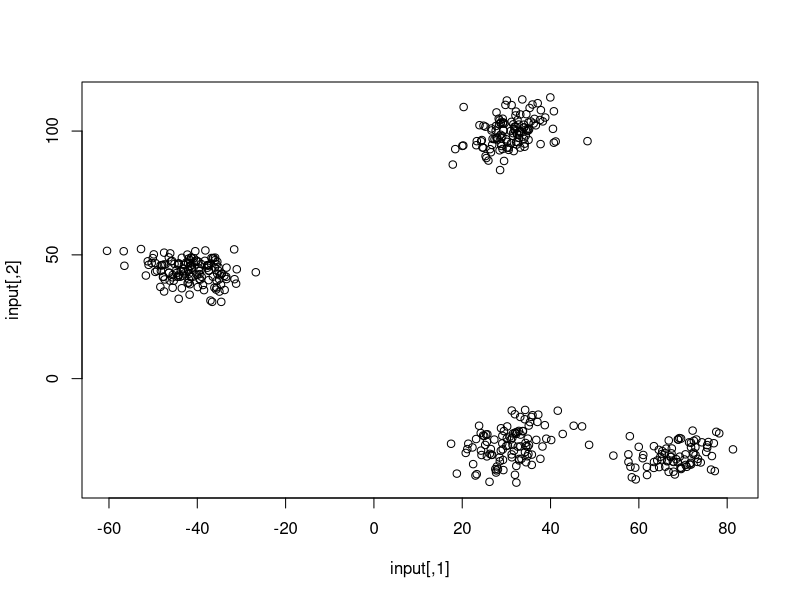
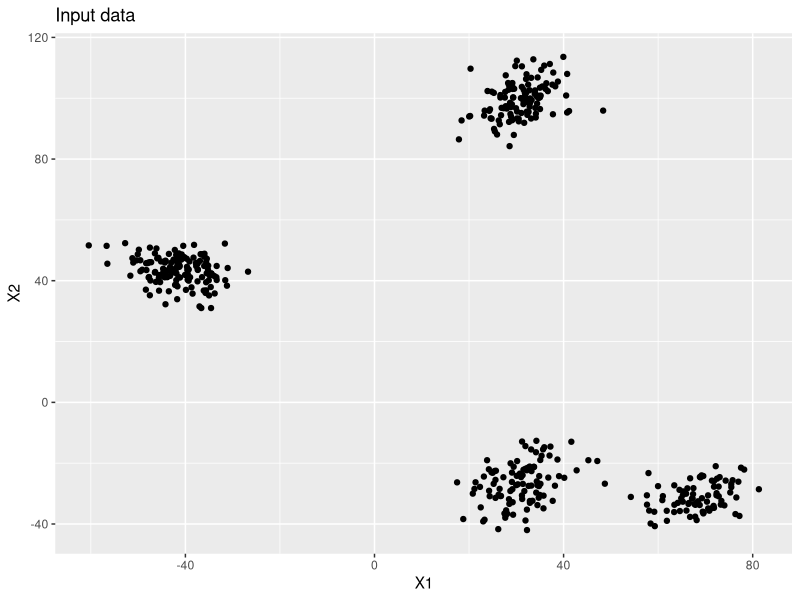
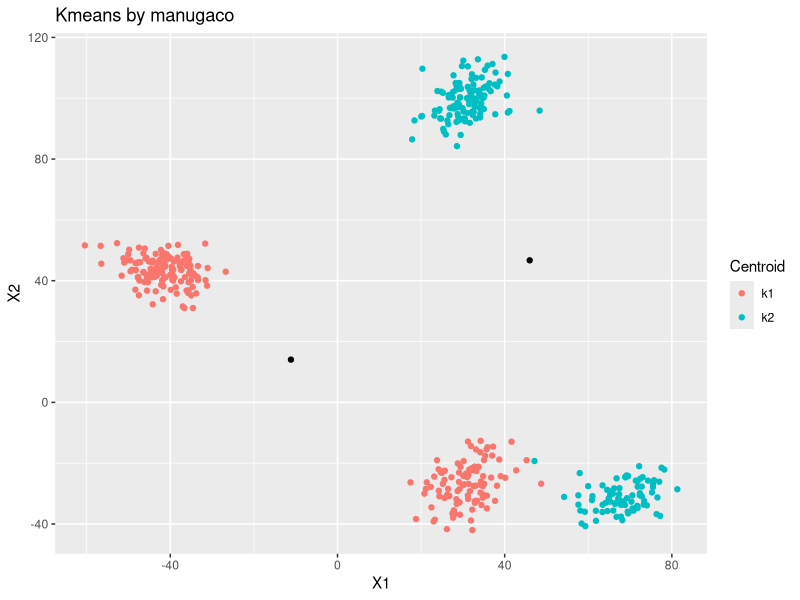
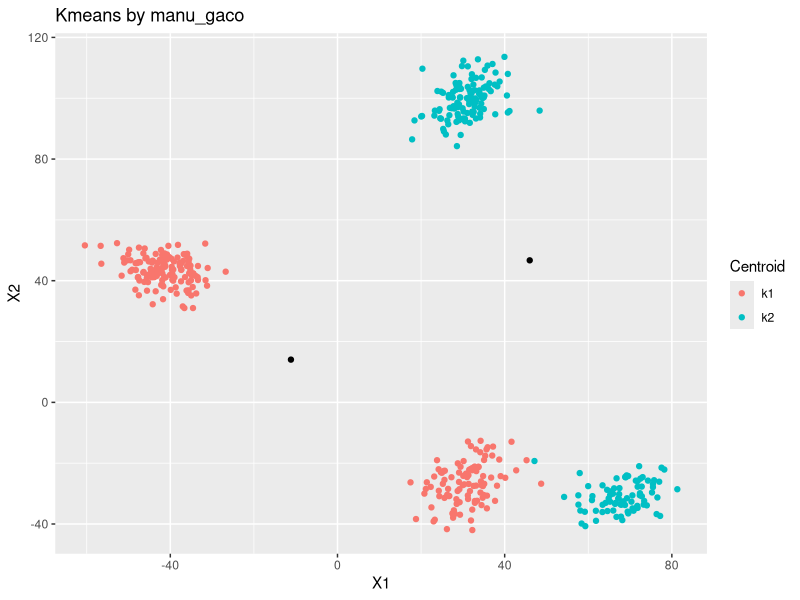
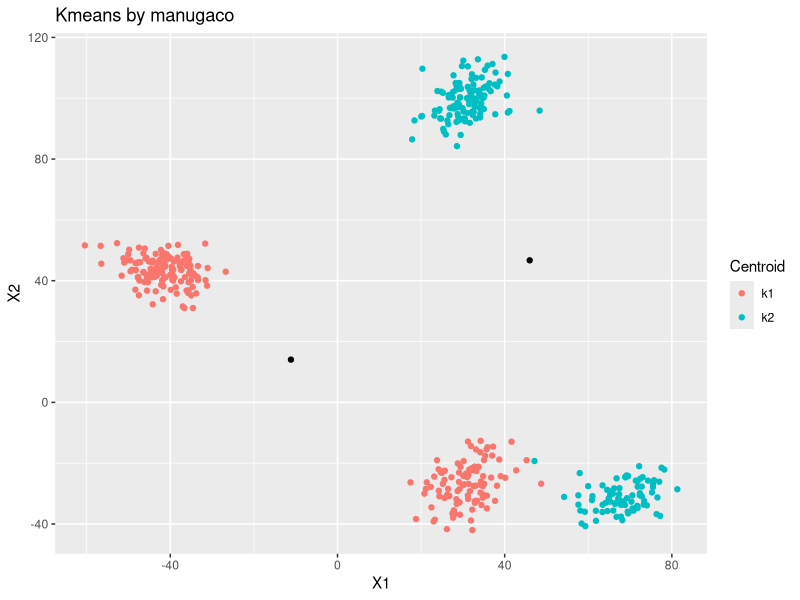
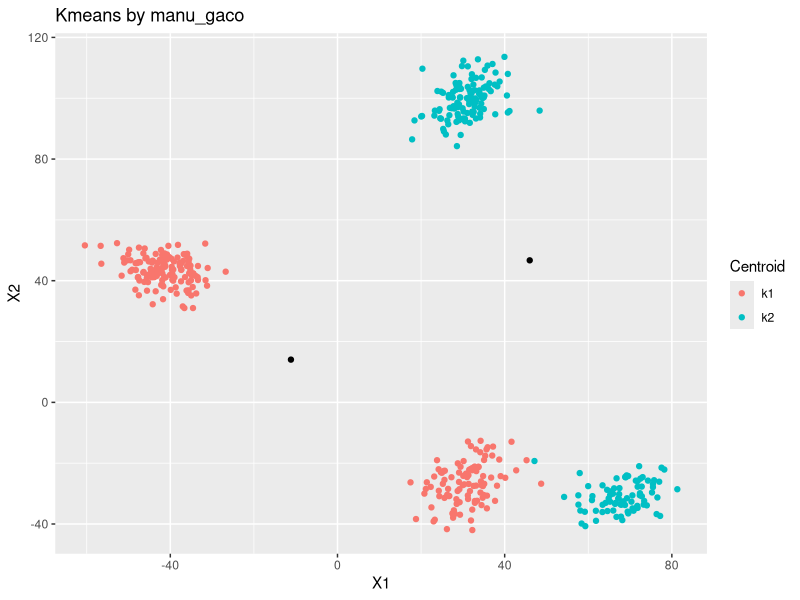
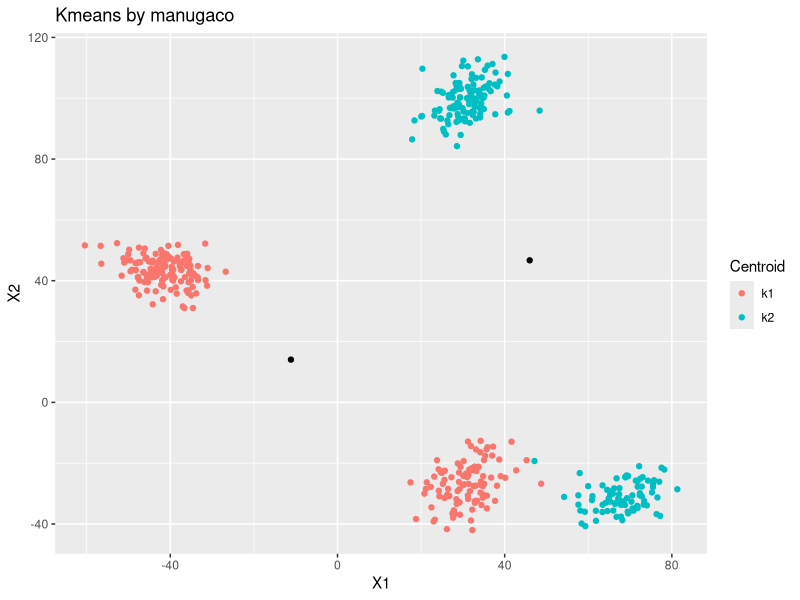
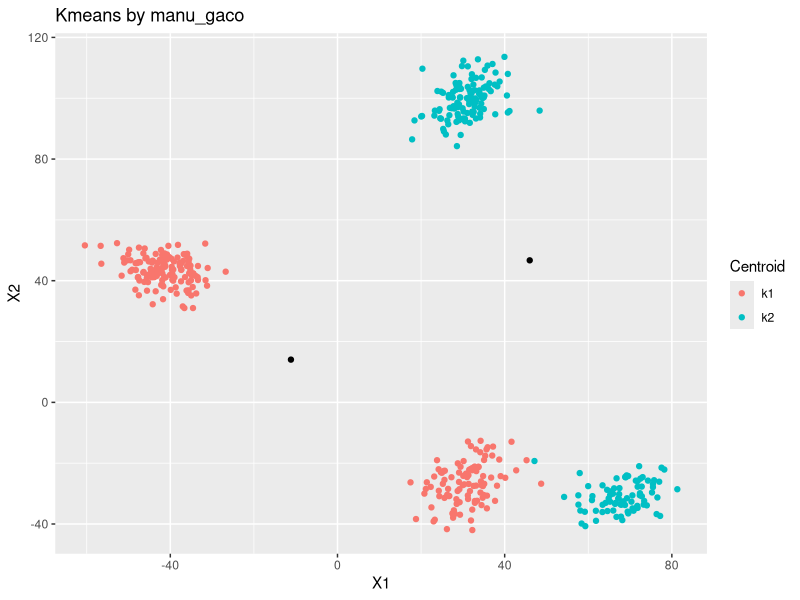

Reproduce these figures in R, in order. (Note: a time limit stopped this script after it produced the figures.)
#My kmeans algorithm

##Algorithm description

#kmeans algorithm belongs to the family of unsupervised machine learning algorithms
#The purpose of it is to find groups of similar features on data, without previous information

##Behaviour

#First of all, the algorithm sets a subspace taking the limits of each variable as bounds (X1, X2, ... , Xn)
#Then, k (number of centroids) points are selected randomly inside this subspace.
#The next step is to compute the distances between each centroid and all the points of the dataset.
#Then, I relate each point to the closest centroid, creating a cluster, using a distance measurement.
#Once all the points are related to its respective centroid, I compute the mean point for each variable in each cluster.
#And I get a new position for the centroid.
#This process is repeated n times (can be improved)
#It can happen that a centroid may not find any point close to it, to solve this, I repeate the process of launching centroids
#m times, and I choose that configuration with the minimum distance at the end of the previous process
#This procedure also gives me a better best accurary computing the centroids

##Features

#The algorithm can compute clusters for p dimensions matrices, but it will only plot the clusters if the input is bidimensional
#The number of centroids by default is 2, but the parameter can be changed to any number
#It has three kinds of distances measurements (Euclidean, Euclidean squared and Manhattan)
#The number of iterations is set to 50 by default
#It has also initial configurations in order to launch the optimal position of centroids at the beginning

#Future improvements

#Stop the while loop when the centroids do not move.
#Optimal number of centroids (elbow chart)
#Dynamic chart using plotly

kmeans_manu <- function(input, k=2, method = "Euclidean", iter = 50, config = 10){
  
  require(ggplot2)
  require(dplyr)
  
  #k is set to 2 by default
  if(k<2){
    stop("Number of clusters must be higher than 1")
  }
  
  if(ncol(input) > 2){
    print("The results will not be displayed")
  }
  options(warn=-1)
  #Computing centroids
  
  #Defining subspace
  
  subspace_tab <- matrix(0, ncol=ncol(input), nrow = 2)
  for(i in 1:ncol(input)){
  subspace_tab[1,i] <- min(input[,i])
  subspace_tab[2,i] <- max(input[,i])
  }
  
  mean_col <- function(m){
  for(i in 1:ncol(m)){
    new[i] <- mean(m[,i])
  }
  new <<- new
}
  
  for(n in 1:config){
    
  #Initializing objects
    
  centroids_ini <- matrix(0, nrow=k, ncol=ncol(input))
  list_centroids <- list()
  distances <- data.frame(matrix(0, nrow = nrow(input), ncol = k))
  names <- vector(mode = "numeric", length = length(k))
  colcent <- data.frame(matrix(0, ncol = 1, nrow = nrow(input)))
  colnames(colcent) <- "Centroid"
  inputdf <- data.frame(input)
  new <- matrix(0, nrow= 1, ncol= ncol(input))

  
  #Computing centroids
    for(i in 1:ncol(subspace_tab)){
      for(j in 1:nrow(centroids_ini)){
      centroids_ini[,i] <- runif(k, min=min(subspace_tab[,i]), max=max(subspace_tab[,i]))
      }
    }
  
  #Main loop
  
  n_iter=0
  while(n_iter <= iter){
  
  #Distances
  
  if(method == "Euclidean"){
    for(i in 1:nrow(inputdf)){
      for(j in 1:nrow(centroids_ini)){
        distances[i,j] <- sqrt(sum((input[i,] - centroids_ini[j,])^2))
      }
    }
  } else if(method == "Euclidean_sq"){
    for(i in 1:nrow(inputdf)){
      for(j in 1:nrow(centroids_ini)){
        distances[i,j] <- sum((input[i,] - centroids_ini[j,])^2)
      }
    }
  } else if(method == "Manhattan"){
    for(i in 1:nrow(inputdf)){
      for(j in 1:nrow(centroids_ini)){
        distances[i,j] <- sum(abs(input[i,] - centroids_ini[j,]))
      }
    }
  }
  
  #Naming the distances matrix
  
  for(i in 1:k){
   names[i] <- paste("k", i, sep="")
  }
  colnames(distances) <- names
  
  #Assigning the points to centroids
  
  for(i in 1:nrow(distances)){
      colcent[i,] <- min(distances[i,])
  }

  for(i in 1:ncol(distances)){
    for(j in 1:nrow(distances)){
      if(colcent[j,1] == distances[j,i]){
        colcent[j,1] <- paste("k", i, sep = "")
      }
    }
  }
  
  inputdf <- data.frame(cbind(input,colcent), stringsAsFactors = TRUE)

  #New centroids
  
  #Computing means for each element of the list, and storing it in a new centroid matrix
  centroids_ini <- matrix(0, nrow=nrow(centroids_ini), ncol=ncol(centroids_ini))
  list_centroids <- split(inputdf, f=inputdf$Centroid)
  
  if(length(list_centroids) < k){
    break
  }else if(length(list_centroids) == k){
    for(i in 1:k){
    dot <- matrix(as.numeric(as.character(unlist(list_centroids[[i]]))), ncol = ncol(inputdf))
    dot <- dot[,-c(length(inputdf))]
    centroids_ini[i,] <- mean_col(dot)
    }
  }
  #Finished iterations
  n_iter = n_iter + 1
  }
  
  #Computing minimum distance of each configuration
  
    dist_aux <- sum(distances)
    coord_aux <- centroids_ini
  
  if(n == 1L){
    dist <- dist_aux
    centroids_fin <- coord_aux
  }
  
  if(dist > dist_aux){
    dist <- dist_aux
    centroids_fin <- coord_aux
  }
  
}#Optimization of the centroids initial position
  
#Launching Kmeans with optimal centroids  
  
  #Initializing all objects
  
  n_iter = 0
  distances <- data.frame(matrix(0, nrow = nrow(input), ncol = k))
  inputdf2 <- data.frame(input)
  
  #First plot
  if(ncol(input) == 2){
    p1 <- ggplot(inputdf2, aes(x=X1, y=X2)) +
      geom_point() +
      ggtitle("Input data")
    
    print(p1)
  }
  
  while(n_iter <= iter){
    
    #Distances
    
    if(method == "Euclidean"){
      for(i in 1:nrow(inputdf2)){
        for(j in 1:nrow(centroids_fin)){
          distances[i,j] <- sqrt(sum((input[i,] - centroids_fin[j,])^2))
        }
      }
    } else if(method == "Euclidean_sq"){
      for(i in 1:nrow(inputdf2)){
        for(j in 1:nrow(centroids_fin)){
          distances[i,j] <- sum((input[i,] - centroids_fin[j,])^2)
        }
      }
    } else if(method == "Manhattan"){
      for(i in 1:nrow(inputdf2)){
        for(j in 1:nrow(centroids_fin)){
          distances[i,j] <- sum(abs(input[i,] - centroids_fin[j,]))
        }
      }
    }
    
    #Naming the distances matrix
    names <- vector(mode = "numeric", length = length(k))
    for(i in 1:k){
      names[i] <- paste("k", i, sep="")
    }
    colnames(distances) <- names
    
    #Assigning the points to centroids
    
    colcent <- data.frame(matrix(0, ncol = 1, nrow = nrow(input)))
    colnames(colcent) <- "Centroid"
    
    for(i in 1:nrow(distances)){
      colcent[i,] <- min(distances[i,])
    }
    
    for(i in 1:ncol(distances)){
      for(j in 1:nrow(distances)){
        if(colcent[j,1] == distances[j,i]){
          colcent[j,1] <- paste("k", i, sep = "")
        }
      }
    }
    
    inputdf2 <- data.frame(cbind(input,colcent), stringsAsFactors = TRUE)
    
    levels <- matrix(0, ncol=k)
    for(i in 1:k){
      levels[i] <- paste("k", i, sep="")
    }
    
    inputdf2$Centroid <- factor(inputdf2$Centroid, levels = levels, labels = levels)
    #plot primary centroids
    if(ncol(input) == 2){
      centroids_fin <- data.frame(centroids_fin, stringsAsFactors = TRUE)
      ppc <- ggplot() +
        geom_point(data = inputdf2, aes(x=X1, y=X2, color = Centroid)) +
        geom_point(data = centroids_fin, aes(x=X1, y=X2)) +
        ggtitle("Kmeans by manugaco")
      
      print(ppc)
    }
    #New centroids
    
    #Means for columns function
    new <- matrix(0, nrow= 1, ncol= ncol(input))
    mean_col <- function(m){
      for(i in 1:ncol(m)){
        new[i] <- mean(m[,i])
      }
      new <<- new
    }
    
    #Computing means for each element of the list, and storing it in a new centroid matrix
    centroids_fin <- matrix(0, nrow=nrow(centroids_fin), ncol=ncol(centroids_fin))
    list_centroidsf <- split(inputdf2, f=inputdf2$Centroid)
    
    for(i in 1:length(list_centroidsf)){
      dot <- matrix(as.numeric(as.character(unlist(list_centroidsf[[i]]))), ncol = ncol(inputdf2))
      dot <- dot[,-c(length(inputdf2))]
      centroids_fin[i,] <- mean_col(dot)
    }
    
    #Final iteration plot
    
    if(ncol(input) == 2){
      centroids_fin <- data.frame(centroids_fin, stringsAsFactors = TRUE)
      colnames(centroids_fin) <- c("X1", "X2")
      pfc <- ggplot() +
        geom_point(data = inputdf2, aes(x=X1, y=X2, color = Centroid)) +
        geom_point(data = centroids_fin, aes(x=X1, y=X2)) +
        ggtitle("Kmeans by manu_gaco")
      
      print(pfc)
    }
    
    #Finished iteration
    n_iter = n_iter + 1
  }
  
} #function

#In order to test the algorithm, I am going to use a random clusters generator, using a multinomal distribution.

generator1 <- function(){
  n1 <- sample(50:200, 1)
  mu1<-c(runif(1, -100, 100), runif(1, -100, 100))
  Sigma1<-matrix(c(sample(15:50, 1),10,10,sample(15:50, 1)),2,2)
  n2 <- sample(50:200, 1)
  mu2<-c(runif(1, -100, 100), runif(1, -100, 100))
  Sigma2<-matrix(c(sample(15:50, 1),-10,-10,sample(15:50, 1)),2,2)
  n3 <- sample(50:200, 1)
  mu3<-c(runif(1, -100, 100), runif(1, -100, 100))
  Sigma3<-matrix(c(sample(15:50, 1),15,15,sample(15:50, 1)),2,2)
  n4 <- sample(50:200, 1)
  mu4<-c(runif(1, -100, 100), runif(1, -100, 100))
  Sigma4<-matrix(c(sample(15:50, 1),5,5,sample(15:50, 1)),2,2)
  
  library(MASS)
  
  y1<-mvrnorm(n1, mu1, Sigma1)
  y2<-mvrnorm(n2, mu2, Sigma2)
  y3<-mvrnorm(n3, mu3, Sigma3)
  y4<-mvrnorm(n4, mu4, Sigma4)
  input <<-rbind(y1, y2, y3, y4)
   plot <- plot(input)
   print(plot)
}

generator1()

kmeans_manu(input)
